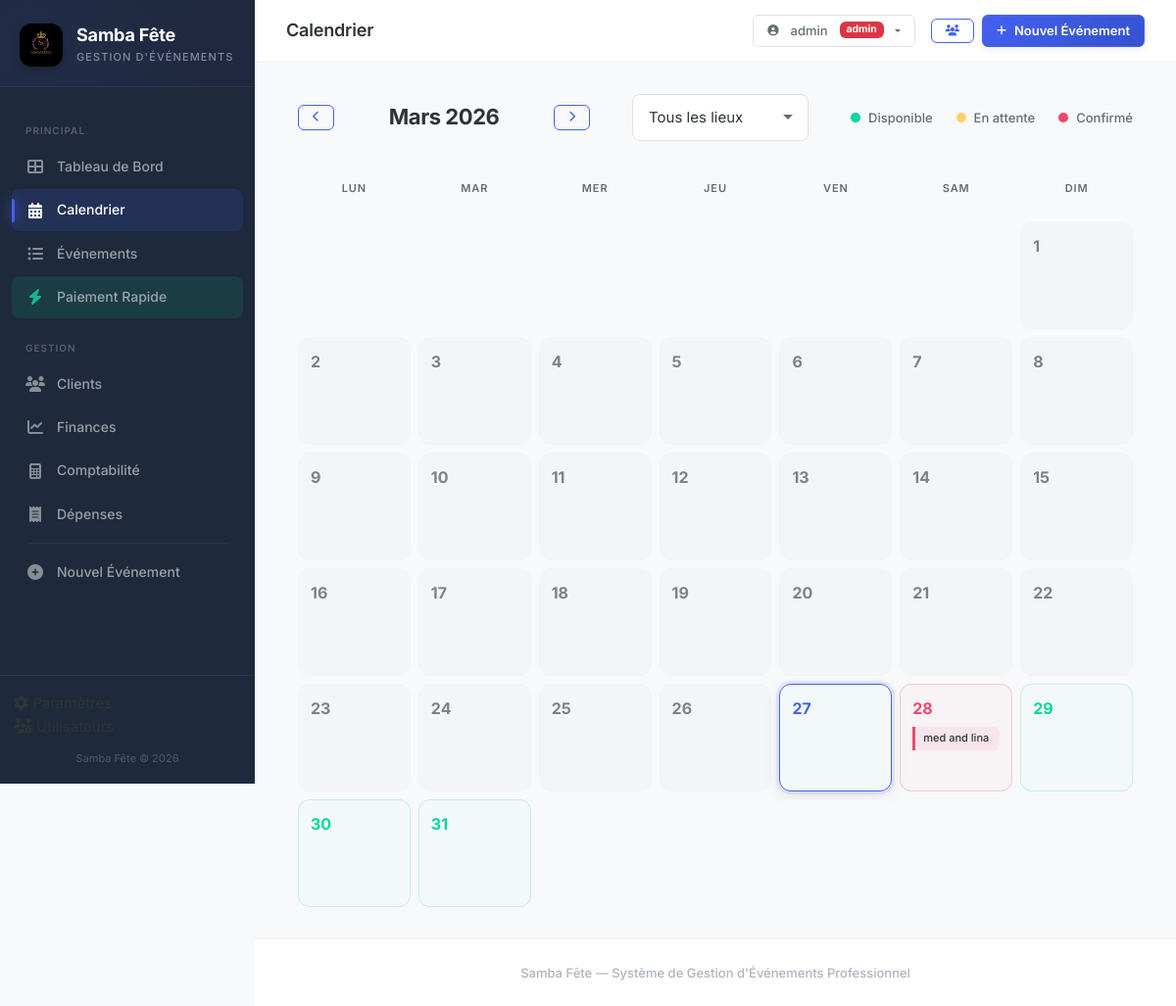
Page /calendrier (signed in) on the committed database.
### tables this page shows
CREATE TABLE users (
                id INTEGER PRIMARY KEY AUTOINCREMENT,
                username TEXT UNIQUE NOT NULL,
                password_hash TEXT NOT NULL,
                role TEXT NOT NULL DEFAULT 'manager',
                is_active INTEGER DEFAULT 1,
                created_at TEXT DEFAULT (datetime('now','localtime'))
            );

CREATE TABLE events (
            id INTEGER PRIMARY KEY AUTOINCREMENT,
            title TEXT NOT NULL,
            client_id INTEGER NOT NULL,
            venue_id INTEGER NOT NULL,
            venue_id2 INTEGER,
            event_type TEXT NOT NULL,
            event_date TEXT NOT NULL,
            time_slot TEXT NOT NULL,
            guests_men INTEGER DEFAULT 0,
            guests_women INTEGER DEFAULT 0,
            status TEXT DEFAULT 'en attente',
            notes TEXT,
            total_amount REAL DEFAULT 0,
            deposit_required REAL DEFAULT 20000,
            created_at TEXT DEFAULT (datetime('now','localtime')),
            updated_at TEXT DEFAULT (datetime('now','localtime')),
            FOREIGN KEY (client_id) REFERENCES clients(id),
            FOREIGN KEY (venue_id) REFERENCES venues(id),
            FOREIGN KEY (venue_id2) REFERENCES venues(id)
        );

### app.py (the view)
@app.route("/calendrier")
@login_required
def calendar_view():
    db = get_db_connection()
    year = request.args.get("year", date.today().year, type=int)
    month = request.args.get("month", date.today().month, type=int)
    first = f"{year}-{month:02d}-01"
    if month == 12:
        last = f"{year + 1}-01-01"
    else:
        last = f"{year}-{month + 1:02d}-01"
    venue_filter = request.args.get("venue", type=int)
    query = "SELECT id, event_date, time_slot, title, status FROM events WHERE event_date >= ? AND event_date < ? AND status != 'annulé'"
    params = [first, last]
    if venue_filter:
        query += " AND (venue_id = ? OR venue_id2 = ?)"
        params.append(venue_filter)
        params.append(venue_filter)
    query += " ORDER BY event_date"
    booked = db.execute(query, params).fetchall()
    booked_dict = {}
    for b in booked:
        d = b["event_date"]
        if d not in booked_dict:
            booked_dict[d] = []
        booked_dict[d].append(b)
    cal = calendar.Calendar(firstweekday=0)
    weeks = cal.monthdayscalendar(year, month)
    today_str = date.today().isoformat()
    venues = db.execute("SELECT * FROM venues WHERE is_active=1").fetchall()
    pending_needs_attention = check_pending_events()
    return render_template(
        "calendar.html",
        year=year,
        month=month,
        month_name=MONTH_NAMES_FR[month],
        weeks=weeks,
        booked_dict=booked_dict,
        today_str=today_str,
        venues=venues,
        time_slots=TIME_SLOTS,
        venue_filter=venue_filter or "",
        pending_needs_attention=pending_needs_attention,
    )

### app.py (called while the page is built)
@login_manager.user_loader
def load_user(user_id):
    return get_user_by_id(user_id)

@app.teardown_appcontext
def close_db_connection(exception):
    db = getattr(g, "_database", None)
    if db is not None:
        db.close()

def get_db_connection():
    db = getattr(g, "_database", None)
    if db is None:
        db = g._database = get_db()
    return db

@app.context_processor
def inject_year():
    return {"current_year": datetime.now().year}

def check_pending_events():
    db = get_db_connection()
    now = datetime.now()
    threshold = (now - timedelta(hours=48)).strftime("%Y-%m-%d %H:%M:%S")
    future_date = (date.today() + timedelta(days=30)).isoformat()
    today = date.today().isoformat()
    pending_old = db.execute(
        "SELECT id, title, created_at, event_date FROM events "
        "WHERE status = 'en attente' "
        "AND event_date BETWEEN ? AND ? "
        "AND created_at < ?",
        (today, future_date, threshold),
    ).fetchall()
    return pending_old

### models.py (called while the page is built, shortened)
def is_postgres():
    return DATABASE_URL.startswith("postgresql://")

def get_db():
    if is_postgres():
        conn = psycopg2.connect(DATABASE_URL)
        conn.autocommit = True
        return DB(conn, True)
    else:
        import sqlite3
        db_path = os.path.join(
            os.path.dirname(os.path.abspath(__file__)), "samba_fete.db"
        )
        conn = sqlite3.connect(db_path, timeout=10)
        conn.row_factory = sqlite3.Row
        conn.execute("PRAGMA foreign_keys = ON")
        return DB(conn, False)

def get_user_by_id(user_id):
    db = get_db()
    row = db.execute("SELECT * FROM users WHERE id=?", (user_id,)).fetchone()
    db.close()
    if row:
        return User(
            row["id"],
            row["username"],
            row["password_hash"],
            row["role"],
            row["is_active"],
        )
    return None

    @property
    def is_authenticated(self):
        return True

    def execute(self, sql, params=None):
        if self.is_pg:
            sql = sql.replace("?", "%s")
        cur = self.conn.cursor()
        if params:
            cur.execute(sql, params)
        else:
            cur.execute(sql)
        self._cur = cur
        return self

    def fetchone(self):
        row = self._cur.fetchone()
        if row is None:
            return None
        if self.is_pg:
            return dict(zip([col[0] for col in self._cur.description], row))
        else:
            return dict(row)

### templates/calendar.html (shortened to what this page needs)
{% extends "base.html" %}
{% block page_title %}Calendrier{% endblock %}
{% block content %}
<div class="container-fluid">
    <div class="calendar-header-bar mb-4">
        <div class="d-flex align-items-center justify-content-between flex-wrap gap-3">
            <div class="calendar-nav">
                {% set prev_month = month - 1 if month > 1 else 12 %}
                {% set prev_year = year if month > 1 else year - 1 %}
                {% set next_month = month + 1 if month < 12 else 1 %}
                {% set next_year = year if month < 12 else year + 1 %}
                <a href="{{ url_for('calendar_view', year=prev_year, month=prev_month) }}" class="btn btn-outline-gold btn-sm">
                    <i class="fas fa-chevron-left"></i>
                </a>
                <span class="calendar-month-label">{{ month_name }} {{ year }}</span>
                <a href="{{ url_for('calendar_view', year=next_year, month=next_month) }}" class="btn btn-outline-gold btn-sm">
                    <i class="fas fa-chevron-right"></i>
                </a>
            </div>
            <div class="d-flex align-items-center gap-3">
                <select class="form-input-elegant" style="width: auto; min-width: 180px;" onchange="filterVenue(this.value)">
                    <option value="" {% if not venue_filter %}selected{% endif %}>Tous les lieux</option>
                </select>
            </div>
            <div class="calendar-legend">
                <span class="legend-item"><span class="legend-dot free"></span> Disponible</span>
                <span class="legend-item"><span class="legend-dot pending"></span> En attente</span>
                <span class="legend-item"><span class="legend-dot booked"></span> Confirmé</span>
            </div>
        </div>
    </div>
    <div class="calendar-grid">
        <div class="calendar-day-header">Lun</div>
        <div class="calendar-day-header">Mar</div>
        <div class="calendar-day-header">Mer</div>
        <div class="calendar-day-header">Jeu</div>
        <div class="calendar-day-header">Ven</div>
        <div class="calendar-day-header">Sam</div>
        <div class="calendar-day-header">Dim</div>
        {% for week in weeks %}
            {% for day in week %}
                {% if day == 0 %}
                    <div class="calendar-day empty-day"></div>
                {% else %}
                    {% set date_str = "%04d-%02d-%02d" | format(year, month, day) %}
                    {% set day_events = booked_dict.get(date_str, []) %}
                    {% set slot_count = day_events | length %}
                    {% set is_today = (date_str == today_str) %}
                    {% set is_past = (date_str < today_str) %}
                    {% set has_confirmed = day_events | selectattr('status', 'equalto', 'confirmé') | list | length > 0 %}
                    {% set has_pending = day_events | selectattr('status', 'equalto', 'en attente') | list | length > 0 %}
                    <div class="calendar-day {% if has_confirmed %}booked-day{% elif has_pending %}pending-day{% elif is_past %}past-day{% else %}free-day{% endif %} {% if is_today %}today{% endif %}"
                         data-date="{{ date_str }}"
                         data-has-events="{% if slot_count > 0 %}true{% else %}false{% endif %}"
                         data-status="{% if has_confirmed %}booked{% elif has_pending %}pending{% else %}free{% endif %}"
                         onclick="showDayDetail('{{ date_str }}', {% if slot_count > 0 %}true{% else %}false{% endif %}, '{% if has_confirmed %}booked{% elif has_pending %}pending{% else %}free{% endif %}')">
                        <div class="day-number">{{ day }}</div>
                        {% if slot_count > 0 %}
                            <div class="day-events">
                                {% for ev in day_events[:3] %}
                                    <div class="day-event-dot {% if ev.status == 'confirmé' %}dot-confirmed{% elif ev.status == 'en attente' %}dot-pending{% endif %}" title="{{ ev.title }} ({{ ev.time_slot }})">
                                        <span class="event-mini-title">{{ ev.title[:12] }}</span>
                                    </div>
                                {% endfor %}
                            </div>
                        {% endif %}
                    </div>
                {% endif %}
            {% endfor %}
        {% endfor %}
    </div>
</div>
{% endblock %}

### templates/base.html (shortened to what this page needs)
<!DOCTYPE html>
<html lang="fr">
<head>
    <link href="https://cdn.jsdelivr.net/npm/bootstrap@5.3.3/dist/css/bootstrap.min.css" rel="stylesheet">
    <link href="https://cdnjs.cloudflare.com/ajax/libs/font-awesome/6.5.1/css/all.min.css" rel="stylesheet">
    <link href="{{ url_for('static', filename='css/style.css') }}" rel="stylesheet">
</head>
<body>
    <nav id="sidebar" class="sidebar">
        <div class="sidebar-header">
            <div class="logo-icon">
                <img src="{{ url_for('static', filename='img/logo.jpg') }}" alt="Samba Fête">
            </div>
            <div class="sidebar-brand">
                <div class="brand-name">Samba Fête</div>
                <div class="brand-tagline">Gestion d'Événements</div>
            </div>
        </div>
        <ul class="sidebar-nav">
            <li class="nav-section-title">Principal</li>
            <li class="nav-item">
                <a href="{{ url_for('index') }}" class="nav-link {% if request.endpoint == 'index' %}active{% endif %}">
                    <i class="fas fa-th-large"></i> <span>Tableau de Bord</span>
                </a>
            </li>
            <li class="nav-item">
                <a href="{{ url_for('calendar_view') }}" class="nav-link {% if request.endpoint == 'calendar_view' %}active{% endif %}">
                    <i class="fas fa-calendar-alt"></i> <span>Calendrier</span>
                </a>
            </li>
            <li class="nav-item">
                <a href="{{ url_for('event_list') }}" class="nav-link {% if request.endpoint == 'event_list' %}active{% endif %}">
                    <i class="fas fa-list-ul"></i> <span>Événements</span>
                </a>
            </li>
            <li class="nav-item">
                <a href="{{ url_for('quick_payment') }}" class="nav-link {% if request.endpoint == 'quick_payment' %}active{% endif %}" style="background: rgba(6, 214, 160, 0.1);">
                    <i class="fas fa-bolt" style="color: var(--success);"></i> <span>Paiement Rapide</span>
                </a>
            </li>
            <li class="nav-section-title">Gestion</li>
            <li class="nav-item">
                <a href="{{ url_for('client_list') }}" class="nav-link {% if request.endpoint == 'client_list' or request.endpoint == 'client_detail' %}active{% endif %}">
                    <i class="fas fa-users"></i> <span>Clients</span>
                </a>
            </li>
            <li class="nav-item">
                <a href="{{ url_for('financials') }}" class="nav-link {% if request.endpoint == 'financials' %}active{% endif %}">
                    <i class="fas fa-chart-line"></i> <span>Finances</span>
                </a>
            </li>
            <li class="nav-item">
                <a href="{{ url_for('accounting') }}" class="nav-link {% if request.endpoint == 'accounting' %}active{% endif %}">
                    <i class="fas fa-calculator"></i> <span>Comptabilité</span>
                </a>
            </li>
            <li class="nav-item">
                <a href="{{ url_for('expenses') }}" class="nav-link {% if request.endpoint == 'expenses' %}active{% endif %}">
                    <i class="fas fa-receipt"></i> <span>Dépenses</span>
                </a>
            </li>
            <li class="sidebar-divider"></li>
            <li class="nav-item">
                <a href="{{ url_for('event_form') }}" class="nav-link {% if request.endpoint == 'event_form' %}active{% endif %}">
                    <i class="fas fa-plus-circle"></i> <span>Nouvel Événement</span>
                </a>
            </li>
        </ul>
        <div class="sidebar-footer">
            {% if current_user.is_authenticated %}
            <li class="nav-item" style="list-style: none;">
                <a href="{{ url_for('settings') }}" class="nav-link {% if request.endpoint == 'settings' %}active{% endif %}">
                    <i class="fas fa-cog"></i> <span>Paramètres</span>
                </a>
            </li>
            {% if current_user.role == 'admin' %}
            <li class="nav-item" style="list-style: none;">
                <a href="{{ url_for('users') }}" class="nav-link {% if request.endpoint == 'users' %}active{% endif %}">
                    <i class="fas fa-users-cog"></i> <span>Utilisateurs</span>
                </a>
            </li>
            {% endif %}
            {% endif %}
            <div class="sidebar-footer-text" style="margin-top: 12px;">Samba Fête &copy; {{ current_year }}</div>
        </div>
    </nav>
    <div class="main-content">
        <nav class="topbar">
            <div class="topbar-title">
                {% block page_title %}Tableau de Bord{% endblock %}
            </div>
            <div class="topbar-actions">
                {% if current_user.is_authenticated %}
                <div class="dropdown d-none d-sm-inline-block me-2">
                    <button class="btn btn-outline-secondary btn-sm dropdown-toggle" type="button" data-bs-toggle="dropdown">
                        <i class="fas fa-user-circle me-1"></i> {{ current_user.username }}
                        <span class="badge bg-{% if current_user.role == 'admin' %}danger{% else %}secondary{% endif %} ms-1" style="font-size: 0.65rem;">{{ current_user.role }}</span>
                    </button>
                </div>
                {% endif %}
                <a href="{{ url_for('client_list') }}" class="btn btn-outline-gold btn-sm" title="Clients">
                    <i class="fas fa-users"></i>
                </a>
                <a href="{{ url_for('event_form') }}" class="btn btn-primary btn-sm">
                    <i class="fas fa-plus"></i> <span class="d-none d-sm-inline">Nouvel Événement</span>
                </a>
            </div>
        </nav>
        <div class="page-content">
            {% block content %}{% endblock %}
        </div>
        <footer class="app-footer">
            Samba Fête &mdash; Système de Gestion d'Événements Professionnel
        </footer>
    </div>
</body>
</html>

### rows in the picture
users: username "admin", role "admin"
events: title "med and lina"

### other values in the picture
{{ month_name }} "Mars"
{{ year }} "2026"
{{ day }} "1" "2" "3" "4" "5" "6" "7" "8" "9" "10" "11" "12" "13" "14" "15" "16" "17" "18" "19" "20" "21" "22" "23" "24" "25" "26" "27" "28" "29" "30" "31"
